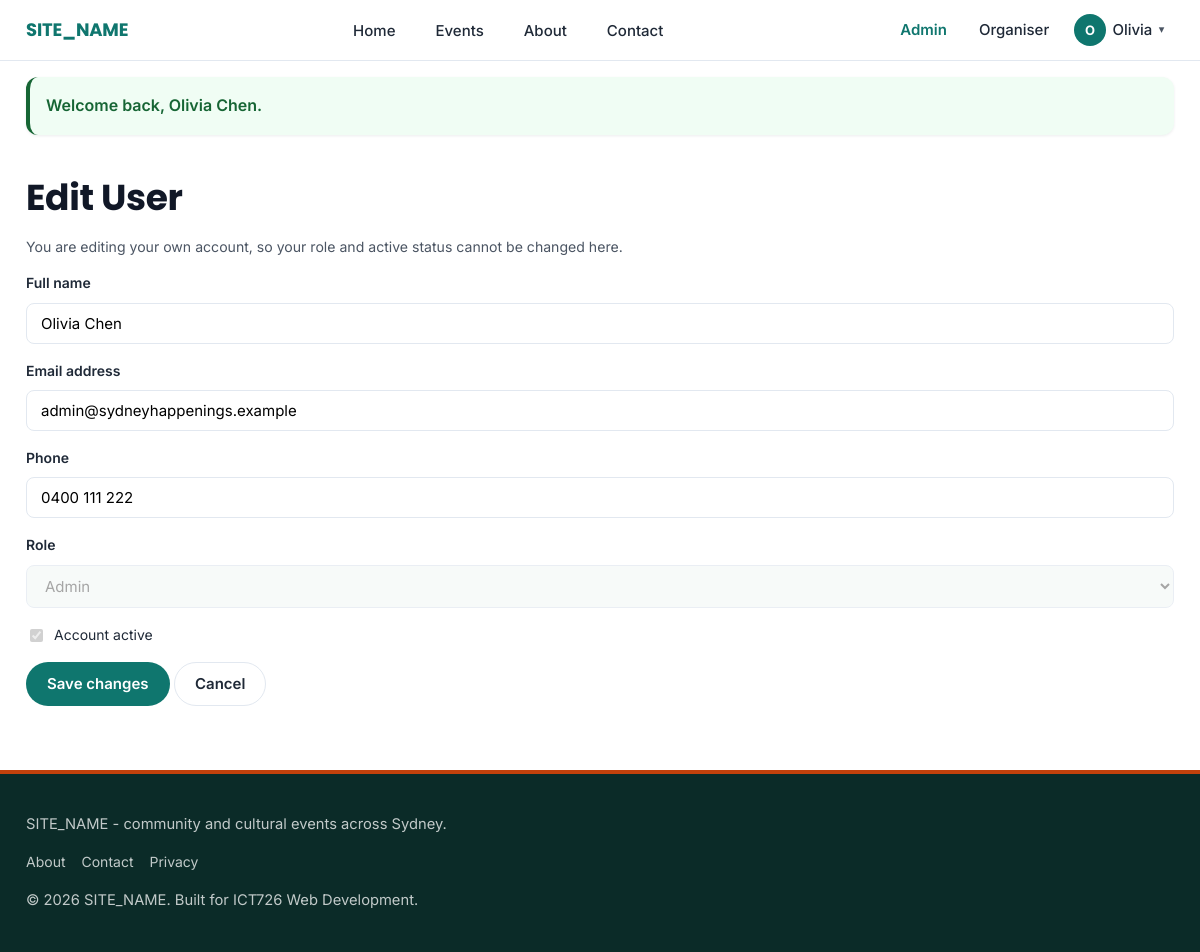
The page /admin/user-edit.php?id=1 (signed in) on the database its author committed.
### tables this page shows
CREATE TABLE users (
    id              INT AUTO_INCREMENT PRIMARY KEY,
    name            VARCHAR(100) NOT NULL,
    email           VARCHAR(150) NOT NULL,
    password_hash   VARCHAR(255) NOT NULL,
    phone           VARCHAR(20)  NULL,
    role            ENUM('attendee', 'organiser', 'admin') NOT NULL DEFAULT 'attendee',
    is_active       TINYINT(1) NOT NULL DEFAULT 1,
    created_at      DATETIME NOT NULL DEFAULT CURRENT_TIMESTAMP,

     
     
     
     
    website         VARCHAR(255) NULL,
    facebook        VARCHAR(255) NULL,
    instagram       VARCHAR(255) NULL,

    UNIQUE KEY uq_users_email (email)
);

### includes/validate.php (called while the page is built, shortened)
<?php
function e($value) {
    return htmlspecialchars($value ?? '', ENT_QUOTES, 'UTF-8');
}

### admin/user-edit.php (the view, shortened to what this page needs)
<?php
require_once __DIR__ . '/../includes/auth_guard.php';
$userId = (int) ($_GET['id'] ?? $_POST['user_id'] ?? 0);
$stmt = $pdo->prepare("SELECT * FROM users WHERE id = :id");
$stmt->execute(['id' => $userId]);
$user = $stmt->fetch();
$isSelf = $userId === currentUserId();
$errors = [];
$name = $user['name'];
$email = $user['email'];
$phone = $user['phone'] ?? '';
$role = $user['role'];
$isActive = (int) $user['is_active'];
require_once __DIR__ . '/../includes/header.php';
?>
<h1>Edit User</h1>
<?php if ($isSelf): ?>
    <p class="hint">You are editing your own account, so your role and active status cannot be changed here.</p>
<?php endif; ?>
<form method="post" action="<?= BASE_URL ?>/admin/user-edit.php?id=<?= $userId ?>" novalidate>
    <div class="form-field">
        <label for="name">Full name</label>
        <input type="text" id="name" name="name" value="<?= e($name) ?>" required
               <?= isset($errors['name']) ? 'class="has-error" aria-describedby="name-error"' : '' ?>>
    </div>
    <div class="form-field">
        <label for="email">Email address</label>
        <input type="email" id="email" name="email" value="<?= e($email) ?>" required
               <?= isset($errors['email']) ? 'class="has-error" aria-describedby="email-error"' : '' ?>>
    </div>
    <div class="form-field">
        <label for="phone">Phone</label>
        <input type="tel" id="phone" name="phone" value="<?= e($phone) ?>"
               <?= isset($errors['phone']) ? 'class="has-error" aria-describedby="phone-error"' : '' ?>>
    </div>
    <div class="form-field">
        <label for="role">Role</label>
        <select id="role" name="role" <?= $isSelf ? 'disabled' : '' ?>>
            <option value="admin" <?= $role === 'admin' ? 'selected' : '' ?>>Admin</option>
        </select>
    </div>
    <div class="form-field checkbox-field">
        <input type="checkbox" id="is_active" name="is_active" value="1" <?= $isActive === 1 ? 'checked' : '' ?> <?= $isSelf ? 'disabled' : '' ?>>
        <label for="is_active">Account active</label>
    </div>
    <button type="submit" class="btn">Save changes</button>
    <a class="btn btn-secondary" href="<?= BASE_URL ?>/admin/users.php">Cancel</a>
</form>
<?php require_once __DIR__ . '/../includes/footer.php'; ?>

### assets/css/style.css (style rules this page uses)
:root { --color-primary: #0f766e; --color-primary-dark: #115e59; --color-primary-light: #14b8a6; --color-accent: #c2410c; --color-accent-light: #f97316; --color-text: #1f2937; --color-text-light: #4b5563; --color-bg: #ffffff; --color-bg-alt: #f4f8f7; --color-border: #e2e8f0; --color-error: #b91c1c; --color-error-bg: #fef2f2; --color-success: #166534; --color-success-bg: #f0fdf4; --color-warning: #854d0e; --color-warning-bg: #fef9c3; --font-heading: 'Poppins', 'Segoe UI', system-ui, -apple-system, Arial, sans-serif; --font-body: 'Inter', 'Segoe UI', system-ui, -apple-system, Arial, sans-serif; --radius-sm: 8px; --radius: 12px; --radius-lg: 20px; --radius-full: 999px; --shadow-sm: 0 1px 3px rgba(15, 23, 42, 0.08); --shadow-md: 0 6px 16px rgba(15, 23, 42, 0.10), 0 2px 4px rgba(15, 23, 42, 0.06); --shadow-lg: 0 16px 40px rgba(15, 23, 42, 0.16), 0 4px 10px rgba(15, 23, 42, 0.08); --transition: 180ms cubic-bezier(0.4, 0, 0.2, 1); --spacing-1: 0.5rem; --spacing-2: 1rem; --spacing-3: 1.5rem; --spacing-4: 2rem; --max-width: 1180px; }
* { box-sizing: border-box; }
html { scroll-behavior: smooth; }
body { margin: 0; font-family: var(--font-body); color: var(--color-text); background: var(--color-bg); line-height: 1.6; -webkit-font-smoothing: antialiased; }
a { color: var(--color-primary); transition: color var(--transition); }
h1, h2, h3 { margin: 0 0 var(--spacing-2); font-family: var(--font-heading); line-height: 1.25; letter-spacing: -0.01em; color: #111827; }
h1 { font-size: 1.75rem; }
@media (min-width: 768px) { h1 { font-size: 2.25rem; } }
main > h1, main > section h2, main > article h2 { position: relative; }
.form-field { margin-bottom: var(--spacing-2); }
label { display: block; font-size: 0.875rem; font-weight: 600; margin-bottom: var(--spacing-1); color: var(--color-text); }
input[type="text"], input[type="email"], input[type="password"], input[type="tel"], input[type="number"], input[type="date"], input[type="datetime-local"], input[type="search"], input[type="file"], select, textarea { width: 100%; padding: 0.625rem 0.875rem; border: 1px solid var(--color-border); border-radius: var(--radius-sm); font-family: var(--font-body); font-size: 0.9375rem; background: var(--color-bg); transition: border-color var(--transition), box-shadow var(--transition); }
input:disabled, select:disabled, textarea:disabled { background: var(--color-bg-alt); cursor: not-allowed; }
.checkbox-field { display: flex; align-items: flex-start; gap: 0.5rem; }
.checkbox-field input { width: auto; margin-top: 0.3rem; }
.checkbox-field label { font-weight: normal; margin-bottom: 0; }
.hint { color: var(--color-text-light); font-size: 0.88rem; margin-top: 0.3rem; }
.btn { display: inline-flex; align-items: center; justify-content: center; gap: var(--spacing-1); min-height: 2.75rem; padding: 0.625rem 1.25rem; border: 1px solid transparent; border-radius: var(--radius-full); background: var(--color-primary); color: #fff; font-family: var(--font-body); font-size: 0.9375rem; font-weight: 600; line-height: 1.2; text-decoration: none; text-align: center; cursor: pointer; transition: all var(--transition); }
.btn-secondary { background: transparent; color: var(--color-text); border-color: var(--color-border); }

### rows shown on the page
users: name "Olivia Chen", email "admin@sydneyhappenings.example", phone "0400 111 222", role "Admin", is_active "☑"

### other values the page prints
SITE_NAME "SITE_NAME"
$headerUserInitial "O"
$headerUserFirstName "Olivia"
$flash['message'] "Welcome back, Olivia Chen."
